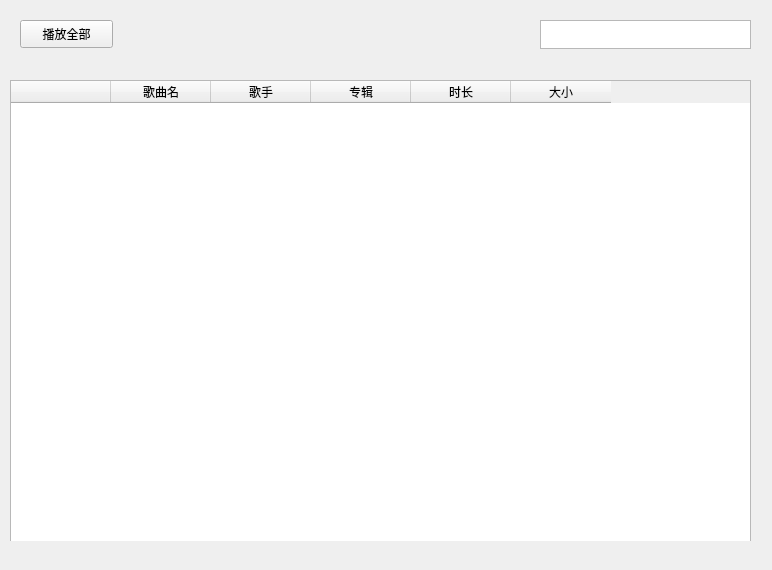
<?xml version="1.0" encoding="UTF-8"?>
<ui version="4.0">
 <class>ContentWidget</class>
 <widget class="QWidget" name="ContentWidget">
  <property name="geometry">
   <rect>
    <x>0</x>
    <y>0</y>
    <width>772</width>
    <height>570</height>
   </rect>
  </property>
  <property name="minimumSize">
   <size>
    <width>772</width>
    <height>570</height>
   </size>
  </property>
  <property name="maximumSize">
   <size>
    <width>772</width>
    <height>570</height>
   </size>
  </property>
  <property name="windowTitle">
   <string>Form</string>
  </property>
  <widget class="QWidget" name="contentWindow" native="true">
   <property name="geometry">
    <rect>
     <x>10</x>
     <y>10</y>
     <width>751</width>
     <height>551</height>
    </rect>
   </property>
   <widget class="QWidget" name="tableWindow" native="true">
    <property name="geometry">
     <rect>
      <x>0</x>
      <y>50</y>
      <width>741</width>
      <height>481</height>
     </rect>
    </property>
    <widget class="QTableWidget" name="tableWidget">
     <property name="geometry">
      <rect>
       <x>0</x>
       <y>20</y>
       <width>741</width>
       <height>491</height>
      </rect>
     </property>
     <property name="styleSheet">
      <string notr="true">QHeaderView                    // QTableWidget 标题头整个区域
{
    background:rgba(255,255,255,128);        // 整个标题头区域背景色
}
background-color:rgba(255,255,255,128)

QScrollBar::handle:vertical        // 垂直滚动条 handle
{
    background: rgba(255,255,255,20%); // 垂直滚动条 handle 的背景色
    border: 0px solid grey;            // 垂直滚动条 handle 边框
    border-radius:3px;                 // 垂直滚动条 handle 圆角
    width: 8px;                        // 垂直滚动条 handle 宽度
}</string>
     </property>
     <column>
      <property name="text">
       <string/>
      </property>
     </column>
     <column>
      <property name="text">
       <string>歌曲名</string>
      </property>
     </column>
     <column>
      <property name="text">
       <string>歌手</string>
      </property>
     </column>
     <column>
      <property name="text">
       <string>专辑</string>
      </property>
     </column>
     <column>
      <property name="text">
       <string>时长</string>
      </property>
     </column>
     <column>
      <property name="text">
       <string>大小</string>
      </property>
     </column>
    </widget>
   </widget>
   <widget class="QPushButton" name="pushButton">
    <property name="geometry">
     <rect>
      <x>10</x>
      <y>10</y>
      <width>93</width>
      <height>28</height>
     </rect>
    </property>
    <property name="text">
     <string>播放全部</string>
    </property>
   </widget>
   <widget class="QTextEdit" name="textEdit">
    <property name="geometry">
     <rect>
      <x>530</x>
      <y>10</y>
      <width>211</width>
      <height>29</height>
     </rect>
    </property>
    <property name="styleSheet">
     <string notr="true">font: 9pt &quot;Microsoft YaHei UI&quot;;
border-image: url(:/background/resource/background/blue_transparent.png);</string>
    </property>
   </widget>
  </widget>
 </widget>
 <resources/>
 <connections/>
</ui>
